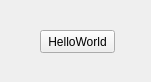
<?xml version="1.0" encoding="UTF-8"?>
<ui version="4.0">
 <class>HelloAppClass</class>
 <widget class="QMainWindow" name="HelloAppClass">
  <property name="geometry">
   <rect>
    <x>0</x>
    <y>0</y>
    <width>151</width>
    <height>82</height>
   </rect>
  </property>
  <property name="windowTitle">
   <string>HelloApp</string>
  </property>
  <widget class="QWidget" name="centralWidget">
   <widget class="QPushButton" name="pushButton">
    <property name="geometry">
     <rect>
      <x>40</x>
      <y>30</y>
      <width>75</width>
      <height>23</height>
     </rect>
    </property>
    <property name="text">
     <string>HelloWorld</string>
    </property>
   </widget>
  </widget>
 </widget>
 <layoutdefault spacing="6" margin="11"/>
 <resources>
  <include location="HelloApp.qrc"/>
 </resources>
 <connections/>
</ui>
